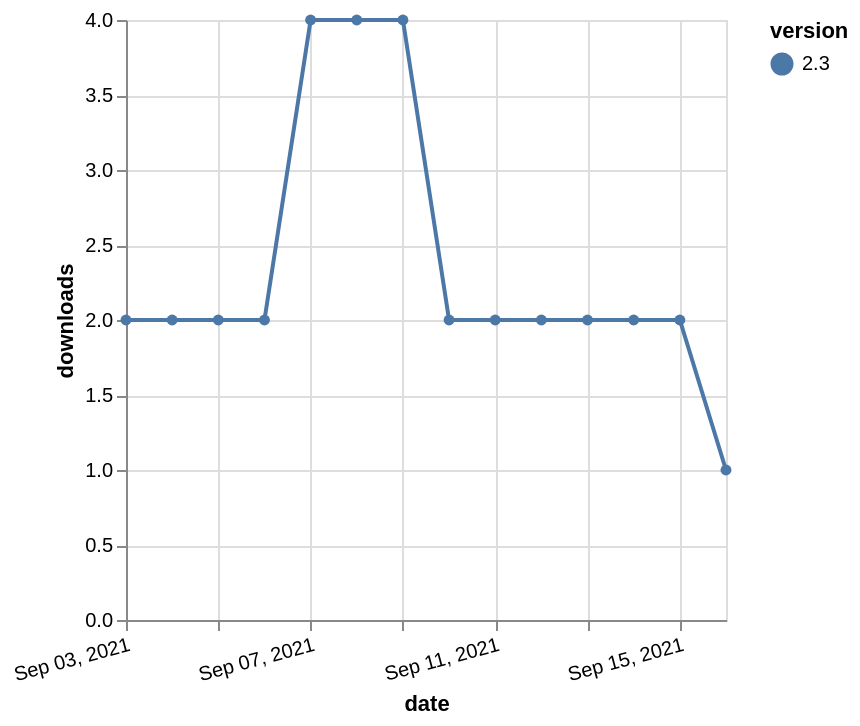

Write the Vega-Lite specification saved for this chart.
### Vega-Lite specification from a JSON file in a GitHub repository (floating-point values rounded to 4 significant figures)
{"$schema": "https://vega.github.io/schema/vega-lite/v5.json", "description": "A simple bar chart with embedded data.", "data": {"values": [{"date": "2021-09-03", "total": 2616, "delta": 2, "version": "2.3"}, {"date": "2021-09-04", "total": 2618, "delta": 2, "version": "2.3"}, {"date": "2021-09-05", "total": 2620, "delta": 2, "version": "2.3"}, {"date": "2021-09-06", "total": 2622, "delta": 2, "version": "2.3"}, {"date": "2021-09-07", "total": 2626, "delta": 4, "version": "2.3"}, {"date": "2021-09-08", "total": 2630, "delta": 4, "version": "2.3"}, {"date": "2021-09-09", "total": 2634, "delta": 4, "version": "2.3"}, {"date": "2021-09-10", "total": 2636, "delta": 2, "version": "2.3"}, {"date": "2021-09-11", "total": 2638, "delta": 2, "version": "2.3"}, {"date": "2021-09-12", "total": 2640, "delta": 2, "version": "2.3"}, {"date": "2021-09-13", "total": 2642, "delta": 2, "version": "2.3"}, {"date": "2021-09-14", "total": 2644, "delta": 2, "version": "2.3"}, {"date": "2021-09-15", "total": 2646, "delta": 2, "version": "2.3"}, {"date": "2021-09-16", "total": 2647, "delta": 1, "version": "2.3"}]}, "width": "container", "mark": {"type": "line", "point": {"filled": true}}, "encoding": {"x": {"field": "date", "type": "temporal", "timeUnit": "yearmonthdate", "title": "date", "axis": {"labelAngle": -15}}, "y": {"field": "delta", "type": "quantitative", "title": "downloads"}, "color": {"field": "version", "type": "nominal"}, "tooltip": {"field": "delta"}}}
